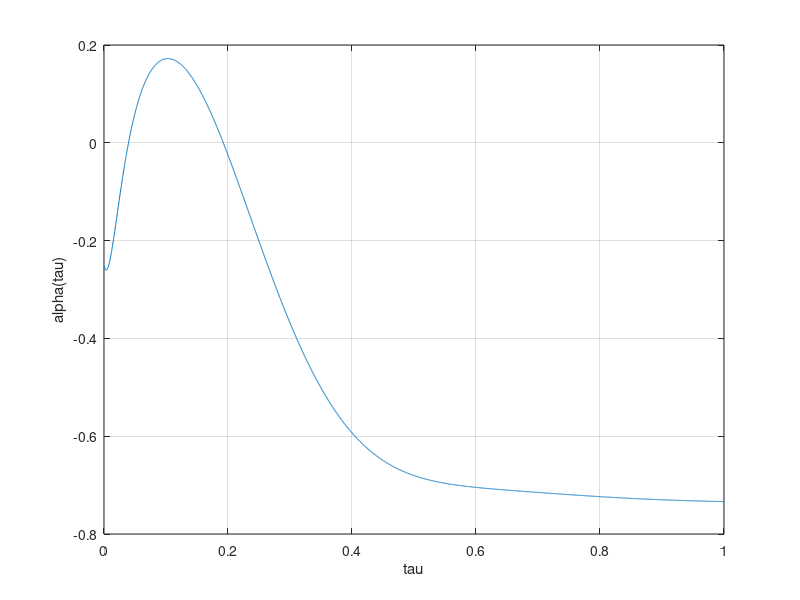

MATLAB code for this plot: (Note: this script raises an error after producing the figure.)
% paper: ``Stability of asynchronous sampled-data systems with 
%          input delay: application to an automotive throttle valve''
% Matlab 2017a
% Written by Alessandro N. Vargas
% email: vargas.alessandro@gmail.com
% Last updated: Abr 21, 2021

clear all, clc, close all, format short, format short,
 

%##############################################
% code that process experimental data
%##############################################


%##############################################
%#  code to check the theoretical condition
%##############################################

vectau=[]; vecDeltaM=[];

Ac =[-0.0716    4.4868         0;
   -6.8028   -5.0147    6.3637;
  -20.2376  -18.0076  -45.3408];
Bc =[0; 0; 11.6605];

K = [-1.3 -0.1 -0.2 0.5];
Ac = [Ac zeros(3,1);
      -1 0 0 -1];
Bc = [Bc; 0];

H=Ac+Bc*K;


n=max(size(Ac));

%%%%%%%%%%%%%%%%%%%%%%%%%%%%%%%%%%%%%%%%%%%%%%%%%%%%%%%%
% this command calculates the matrix Qr that satisfies
% (A+BK)'*Qr + Qr*(A+BK) == -I < 0
%%%%%%%%%%%%%%%%%%%%%%%%%%%%%%%%%%%%%%%%%%%%%%%%%%%%%%%%
Qr = lyap(H',eye(n));

N=3600;    % number of point for each second interval
TS = 1/N;  % sampling time

beta = 2;  %old value = 1.2

delta = TS;
ExpectedValue=0;

lambMinQr = min(eig(Qr));
lambMaxQr = max(eig(Qr));
for i=1:N
    tau = TS*i;
    a1 = -1 + 1/(2*beta) + 6*delta*norm(Qr*expm(Ac*tau)*Bc*K)^2*norm(H)^2;
    a2 = -1 + 2*beta*delta/3 + 2*delta^2*norm(expm(Ac*tau)*Bc*K)^2;
    vecAlpha(i) = max(a1,a2); 
    vecTau(i) = tau;
end


figure(1)
plot(vecTau,vecAlpha)
xlabel('tau')
ylabel('alpha(tau)')
grid




%%%%%%%%%%%%%%%%%%%%%%%%%%%%%%%%%%%%%%
% experimental data under control
%%%%%%%%%%%%%%%%%%%%%%%%%%%%%%%%%%%%%%

load('dataThrottle_Labcontrol_VehiclePlatoonControl11-Mar-2016_19h34m')
posy{1}=10*simout.signals.values(2950:8000,2);
vely{1}=10*simout.signals.values(2950:8000,3);
current{1}=simout.signals.values(2950:8000,1);
vm{1} = simout.signals.values(2950:8000,5);
reference{1} = 2.4*simout.signals.values(2950:8000,4);

gainGradeToRad = 0.01745329251994;
posy{1} = gainGradeToRad*posy{1}';
vely{1}= gainGradeToRad*vely{1}';


load('dataThrottle_Labcontrol_VehiclePlatoonControl11-Mar-2016_19h44m')
posy{2}=10*simout.signals.values(2950:8000,2);
vely{2}=10*simout.signals.values(2950:8000,3);
current{2}=simout.signals.values(2950:8000,1);
vm{2} = simout.signals.values(2950:8000,5);
reference{2} = 2.4*simout.signals.values(2950:8000,4);

posy{2} = gainGradeToRad*posy{2}';
vely{2}= gainGradeToRad*vely{2}';

N=max(size(posy{1}))
t = TS*[0:N-1];

figure(2)
subplot(5,1,1)
hold on
plot(t,posy{1},'b')
plot(t,posy{2},'k')
hold off
grid
ylabel('position(rad)')

subplot(5,1,2)
hold on
plot(t,vely{1},'b')
plot(t,vely{2},'k')
hold off
grid
ylabel('velocity(rad/sec)')

subplot(5,1,3)
hold on
plot(t,current{1},'b')
plot(t,current{2},'k')
hold off
grid
ylabel('current(A)')

subplot(5,1,4)
hold on
plot(t,vm{1},'b')
plot(t,vm{2},'k')
hold off
grid
ylabel('control(V)')

subplot(5,1,5)
plot(t,reference{1},'b')
ylabel('reference(V)')

xlabel('time(sec)')
legend('delay=10msec','delay=180msec')


theta=[posy{1}; posy{2}];
w=[vely{1}; vely{2}];
c=[current{1} current{2}]';
u = [vm{1} vm{2}]';
ref = [reference{1} reference{2}]';

savefile = 'controlDataThrottleVehiclePlatoon.mat';
save(savefile, 'theta', 'w','c','u','t','ref','vecTau','vecAlpha','-v7');



%%%%%%%%%%%%%%%%%%%%%%%%%%%%%%%%%%%%%%
% identification procedure
%%%%%%%%%%%%%%%%%%%%%%%%%%%%%%%%%%%%%%

%load('dataIdentificatinThrottle_Labcontrol_HassaneAissam12-Nov-2015_18h35m')
load('dataIdentificatinThrottle_Labcontrol_HassaneAissam20-Feb-2016_15h8m')

posy=10*simout.signals.values(200:39500,2);
vely=10*simout.signals.values(200:39500,3);
current=simout.signals.values(200:39500,1);
vm = simout.signals.values(200:39500,4);

gainGradeToRad = 0.01745329251994;
posy = gainGradeToRad*posy';
vely= gainGradeToRad*vely';

Nit = max(size(posy));

t=[0:TS:TS*Nit-TS]';

for k=1:max(size(posy))-1
    x{k}=[posy(k);vely(k);current(k)];
end

dataTrajectory = [];
for k=1:max(size(posy))-1
    dataTrajectory = [dataTrajectory; [vely(k) ]];
end

Y1=[]; U1=[];
Y2=[]; U2=[];
Y3=[]; U3=[];
for k=1:max(size(posy))-2
    Y1=[Y1; x{k+1}(1)];
    U1=[U1; x{k}(1) x{k}(2)];
    
    Y2=[Y2; x{k+1}(2)];
    U2=[U2; x{k}(1) x{k}(2) x{k}(3)];
    
    Y3=[Y3; x{k+1}(3)];
    U3=[U3; x{k}(2) x{k}(3) vm(k)];
end
beta1=inv(U1'*U1)*U1'*Y1;
beta2=inv(U2'*U2)*U2'*Y2;
beta3=inv(U3'*U3)*U3'*Y3;

A=[beta1(1) beta1(2) 0;
   beta2(1) beta2(2) beta2(3);
   0   beta3(1)  beta3(2)];
B=[0;0;beta3(3)];
C=eye(3,3);
D=0*B;
K=0*C;
x0=x{1};

%A(1,1)=1;

init_sys=idss(A,B,C,D,K,x0,TS);

data=iddata([posy;vely;current']',vm, TS);
data.InputName={'tensao'};
data.OutputName={'pos-rad','vel-rads','current'};

%figure(1),
%compare(data,init_sys)

init_sys.Structure.a.Free(3,1)=false;
init_sys.Structure.b.Free(1,1)=false;
init_sys.Structure.b.Free(2,1)=false;
init_sys.Structure.c.Free=false;

[modelo,x0]=ssest(data,init_sys,'TS',TS);

%figure(3),
%compare(data,modelo)

%sysc = d2c(modelo)

%%%%%%%%%%%%%%%%%%%%%%%%%%%%%%%%%%%%%%%%
% preparacao dados apresentacao artigo
%%%%%%%%%%%%%%%%%%%%%%%%%%%%%%%%%%%%%%%%
theta=10*simout.signals.values(:,2);
w=10*simout.signals.values(:,3);
c=simout.signals.values(:,1);
u = simout.signals.values(:,4);

gainGradeToRad = 0.01745329251994;
theta = gainGradeToRad*theta';
w= gainGradeToRad*w';

data=iddata([theta;w;c']',u, TS);
data.InputName={'tensao'};
data.OutputName={'pos-rad','vel-rads','current'};

figure(11),
compare(data,init_sys)


[Y,fit,x0]=compare(data,modelo);
thetaSim=Y.OutputData(:,1);
wSim=Y.OutputData(:,2);
cSim=Y.OutputData(:,3);

n=max(size(A));


savefile = 'identificationThrottleVehiclePlatoon.mat';
save(savefile, 'theta', 'w','c','u','thetaSim', 'wSim','cSim','t','-v7');



clear A, clear B,

%%%%%%%%%%%%%%%%%%%%%%%%%%%%
% code for Identification
%%%%%%%%%%%%%%%%%%%%%%%%%%%%

posy=10*simout.signals.values(8000:end,2);
vely=10*simout.signals.values(8000:end,3);
current=simout.signals.values(8000:end,1);
vm = simout.signals.values(8000:end,4);

gainGradeToRad = 0.01745329251994;
posy = gainGradeToRad*posy';
vely= gainGradeToRad*vely';

Nit = max(size(posy));

t=[0:TS:TS*Nit-TS]';

for k=1:max(size(posy))-1
    x{k}=[posy(k);vely(k);current(k)];
end

dataTrajectory = [];
for k=1:max(size(posy))-1
    dataTrajectory = [dataTrajectory; [vely(k) ]];
end

 
px=1;
cluster_number = px; % Set yout cluster number
[idx,centrTraject,sumDist] = kmeans(dataTrajectory, cluster_number,'MaxIter',500); % idx is the index array, for each sample data
sprintf(' cluster_number = %d,  sumaDistancia=%f',px,sum(sumDist))

Y1=[]; U1=[];
Y2=[]; U2=[];
Y3=[]; U3=[];
for j=1:px
    Y1{j}=[]; U1{j}=[]; Y2{j}=[]; U2{j}=[]; Y3{j}=[]; U3{j}=[];
end


for k=1:max(size(posy))-2
    m = idx(k);
    
    Y1{m}=[Y1{m}; x{k+1}(1)];
    U1{m}=[U1{m}; x{k}(1) x{k}(2)];
    
    Y2{m}=[Y2{m}; x{k+1}(2)];
    U2{m}=[U2{m}; x{k}(1) x{k}(2) x{k}(3)];
    
    Y3{m}=[Y3{m}; x{k+1}(3)];
    U3{m}=[U3{m}; x{k}(1) x{k}(2) x{k}(3) vm(k)];
end

for j=1:px
    beta1=inv(U1{j}'*U1{j})*U1{j}'*Y1{j};
    beta2=inv(U2{j}'*U2{j})*U2{j}'*Y2{j};
    beta3=inv(U3{j}'*U3{j})*U3{j}'*Y3{j};
    
    A{j}=[beta1(1) beta1(2) 0;
        beta2(1) beta2(2) beta2(3);
        beta3(1) beta3(2) beta3(3)];
    B{j}=[0;0;beta3(4)];
end

x=x{1};
vecx1=[x(1)];
vecx2=[x(2)];
vecx3=[x(3)];

for k=1:max(size(posy))-2
    m = idx(k);
    x = A{m}*x + B{m}*vm(k);
    vecx1=[vecx1 x(1)];
    vecx2=[vecx2 x(2)];
    vecx3=[vecx3 x(3)];
end

figure(10)
subplot(3,1,1)
hold on
plot(t,posy,'k')
plot(t(1:max(size(vecx1))),vecx1,'b')
hold off
legend('real','simul.')
ylabel('position')

subplot(3,1,2)
hold on
plot(t,vely,'k')
plot(t(1:max(size(vecx2))),vecx2,'b')
axis([0 80 -1 1])
hold off
legend('real','simul.')
ylabel('velocity')

subplot(3,1,3)
hold on
plot(t,current,'k')
plot(t(1:max(size(vecx3))),vecx3,'b')
axis([0 80 -3 3])
hold off
legend('real','simul.')
ylabel('current'),xlabel('time (s)')

%%%%%%%%%%%%%%%%%%%%%%%%%%%%%%%%%%%%%%%%%%%%%%%%%%
% convert from discrete- to continuous-time model
%%%%%%%%%%%%%%%%%%%%%%%%%%%%%%%%%%%%%%%%%%%%%%%%%%
n=max(size(A{1}));
for i=1:px
    Ad{i}=A{i};
    Bd{i}=B{i};
    A{i} = (Ad{i} - eye(n,n))*inv(TS);
    B{i} = Bd{i}*inv(TS);
end

G = [-2 -0.78 -0.1 7.4];
for i=1:px 
    Aext{i} = [A{i} zeros(3,1);
              -1  zeros(1,3)];
    Bext{i} = [B{i}; 0];
    Amf{i} = Aext{i}+Bext{i}*G;
end

Acontinuous = A{1}
Bcontinuous = B{1}

A=Ad{1};
B=Bd{1};
C=eye(3,3);
D=0*B;
K=0*C;
x0=[posy(1);vely(1);current(1)];
modelo2=idss(A,B,C,D,K,x0,TS);

figure(14),
compare(data,modelo)

